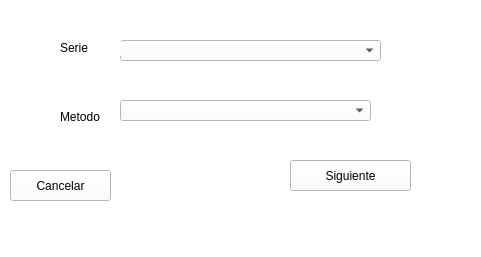
<?xml version="1.0" encoding="UTF-8"?>
<ui version="4.0">
 <class>MainWindow</class>
 <widget class="QMainWindow" name="MainWindow">
  <property name="geometry">
   <rect>
    <x>0</x>
    <y>0</y>
    <width>481</width>
    <height>257</height>
   </rect>
  </property>
  <property name="windowTitle">
   <string>MainWindow</string>
  </property>
  <property name="styleSheet">
   <string notr="true">background-color: rgb(255, 255, 255);</string>
  </property>
  <widget class="QWidget" name="centralwidget">
   <widget class="QComboBox" name="Series">
    <property name="geometry">
     <rect>
      <x>120</x>
      <y>40</y>
      <width>261</width>
      <height>21</height>
     </rect>
    </property>
   </widget>
   <widget class="QLabel" name="label">
    <property name="geometry">
     <rect>
      <x>60</x>
      <y>40</y>
      <width>61</width>
      <height>16</height>
     </rect>
    </property>
    <property name="text">
     <string>Serie</string>
    </property>
   </widget>
   <widget class="QLabel" name="label_2">
    <property name="geometry">
     <rect>
      <x>60</x>
      <y>110</y>
      <width>47</width>
      <height>13</height>
     </rect>
    </property>
    <property name="text">
     <string>Metodo</string>
    </property>
   </widget>
   <widget class="QComboBox" name="Metodo">
    <property name="geometry">
     <rect>
      <x>120</x>
      <y>100</y>
      <width>251</width>
      <height>21</height>
     </rect>
    </property>
   </widget>
   <widget class="QPushButton" name="Siguiente">
    <property name="geometry">
     <rect>
      <x>290</x>
      <y>160</y>
      <width>121</width>
      <height>31</height>
     </rect>
    </property>
    <property name="text">
     <string>Siguiente</string>
    </property>
   </widget>
   <widget class="QPushButton" name="Cancelar">
    <property name="geometry">
     <rect>
      <x>10</x>
      <y>170</y>
      <width>101</width>
      <height>31</height>
     </rect>
    </property>
    <property name="text">
     <string>Cancelar</string>
    </property>
   </widget>
  </widget>
  <widget class="QMenuBar" name="menubar">
   <property name="geometry">
    <rect>
     <x>0</x>
     <y>0</y>
     <width>481</width>
     <height>21</height>
    </rect>
   </property>
  </widget>
  <widget class="QStatusBar" name="statusbar"/>
 </widget>
 <resources/>
 <connections/>
</ui>
